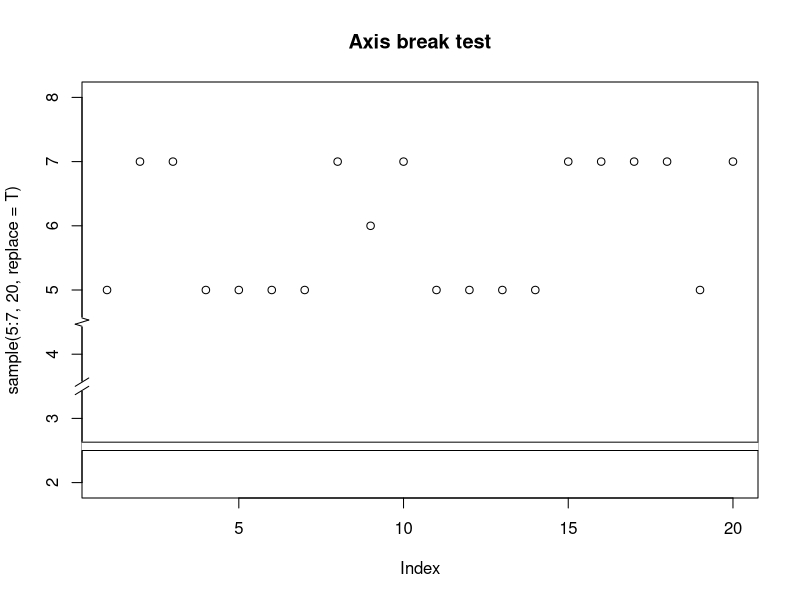
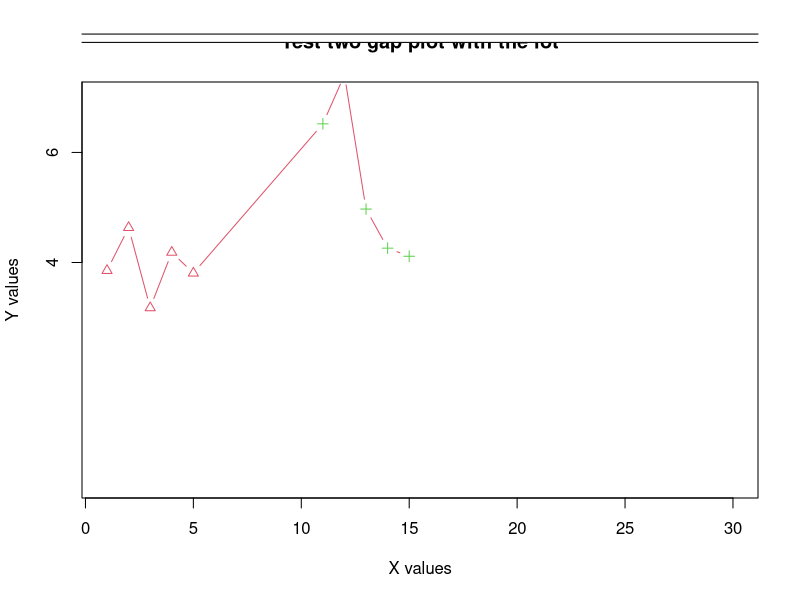
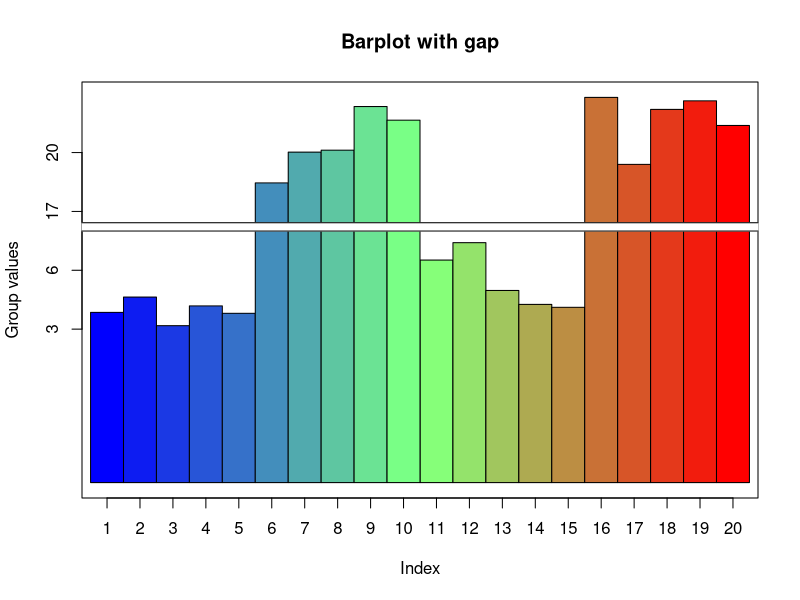
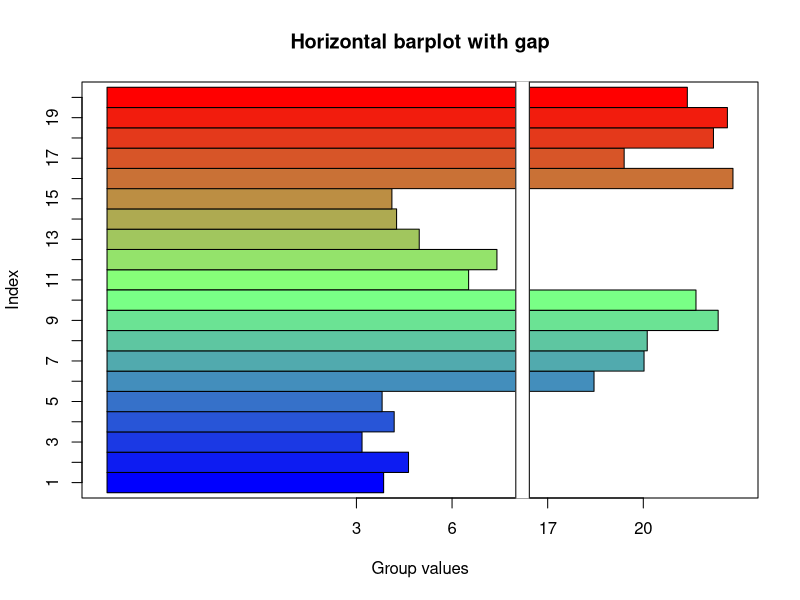
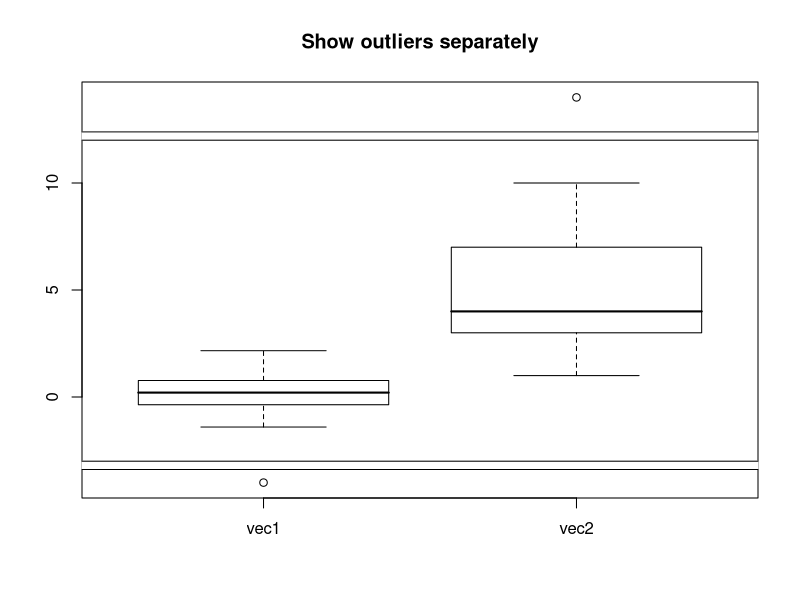
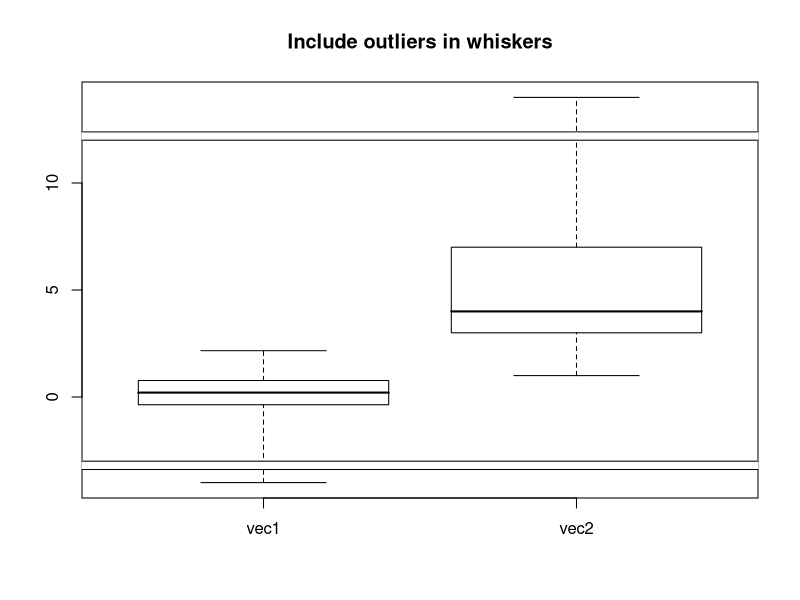
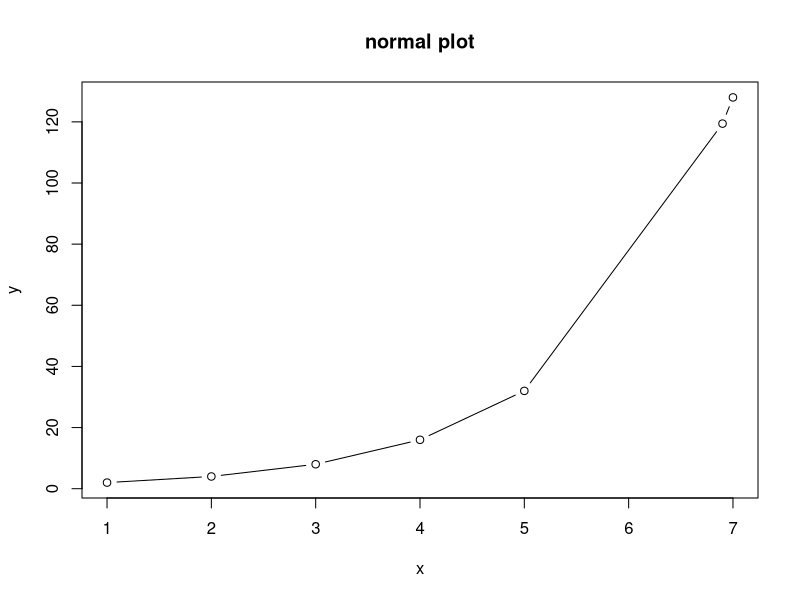
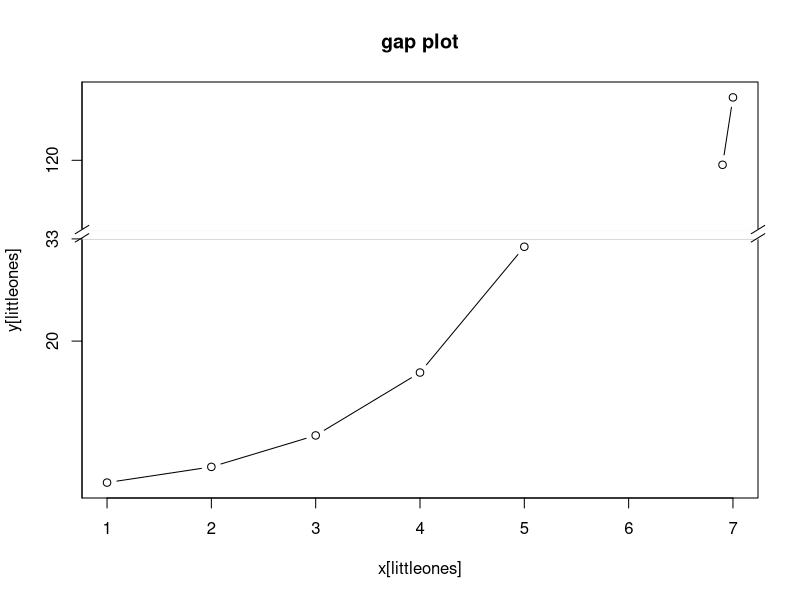

The R source for these figures, in order:
## ---- chunk 1
library(plotrix)

plot(sample(5:7,20,replace=T),main="Axis break test",ylim=c(2,8))
axis.break(axis=2,breakpos=2.5,style="gap")
axis.break(axis=2,breakpos=3.5,style="slash")
axis.break(axis=2,breakpos=4.5,style="zigzag")
twogrp<-c(rnorm(5)+4,rnorm(5)+20,rnorm(5)+5,rnorm(5)+22)
gap.plot(twogrp,gap=c(8,16,25,35),
 xlab="X values",ylab="Y values",xlim=c(1,30),ylim=c(0,25),
 main="Test two gap plot with the lot",xtics=seq(0,30,by=5),
 ytics=c(4,6,18,20,22,38,40,42),
 lty=c(rep(1,10),rep(2,10)),
 pch=c(rep(2,10),rep(3,10)),
 col=c(rep(2,10),rep(3,10)),
 type="b")
gap.plot(21:30,rnorm(10)+40,gap=c(8,16,25,35),add=TRUE,
  lty=rep(3,10),col=rep(4,10),type="l")
gap.barplot(twogrp,gap=c(8,16),xlab="Index",ytics=c(3,6,17,20),
  ylab="Group values",main="Barplot with gap")
gap.barplot(twogrp,gap=c(8,16),xlab="Index",ytics=c(3,6,17,20),
  ylab="Group values",horiz=TRUE,main="Horizontal barplot with gap")
twovec<-list(vec1=c(rnorm(30),-6),vec2=c(sample(1:10,40,TRUE),20))
 gap.boxplot(twovec,gap=list(top=c(12,18),bottom=c(-5,-3)),
 main="Show outliers separately")
gap.boxplot(twovec,gap=list(top=c(12,18),bottom=c(-5,-3)),range=0,
 main="Include outliers in whiskers")

## ---- chunk 2
library(plotrix)
x<-c(1:5,6.9,7)
y<-2^x
from<-33
to<-110
plot(x,y,type="b",main="normal plot")
gap.plot(x,y,gap=c(from,to),type="b",main="gap plot")
axis.break(2,from,breakcol="snow",style="gap")
axis.break(2,from*(1+0.02),breakcol="black",style="slash")
axis.break(4,from*(1+0.02),breakcol="black",style="slash")
axis(2,at=from)
gap.barplot(y,gap=c(from,to),col=as.numeric(x),main="barplot with gap")
axis.break(2,from,breakcol="snow",style="gap")
axis.break(2,from*(1+0.02),breakcol="black",style="slash")
axis.break(4,from*(1+0.02),breakcol="black",style="slash")
axis(2,at=from)
gap.barplot(y,gap=c(from,to),col=as.numeric(x),horiz=T,main="Horizontal barplot with gap")
axis.break(1,from,breakcol="snow",style="gap")
axis.break(1,from*(1+0.02),breakcol="black",style="slash")
axis.break(3,from*(1+0.02),breakcol="black",style="slash")
axis(1,at=from) 
